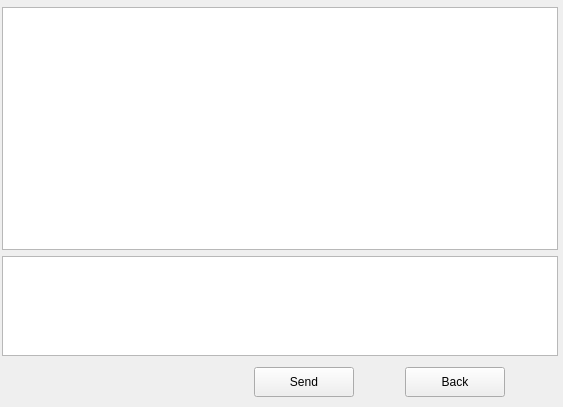
<?xml version="1.0" encoding="UTF-8"?>
<ui version="4.0">
 <class>FormSmsBox</class>
 <widget class="QWidget" name="FormSmsBox">
  <property name="geometry">
   <rect>
    <x>0</x>
    <y>0</y>
    <width>563</width>
    <height>407</height>
   </rect>
  </property>
  <property name="windowTitle">
   <string>Form</string>
  </property>
  <property name="styleSheet">
   <string notr="true">QWidget#FormSmsBox{ 
border-image:url(Skin/centrebgright.png);
}</string>
  </property>
  <layout class="QVBoxLayout" name="verticalLayout_2">
   <property name="leftMargin">
    <number>2</number>
   </property>
   <property name="topMargin">
    <number>7</number>
   </property>
   <property name="rightMargin">
    <number>5</number>
   </property>
   <property name="bottomMargin">
    <number>5</number>
   </property>
   <item>
    <layout class="QVBoxLayout" name="verticalLayout">
     <property name="spacing">
      <number>6</number>
     </property>
     <item>
      <widget class="QTableView" name="tableViewChatSession">
       <property name="midLineWidth">
        <number>0</number>
       </property>
       <property name="autoScrollMargin">
        <number>20</number>
       </property>
       <attribute name="verticalHeaderCascadingSectionResizes">
        <bool>false</bool>
       </attribute>
       <attribute name="verticalHeaderDefaultSectionSize">
        <number>30</number>
       </attribute>
      </widget>
     </item>
     <item>
      <widget class="QTextEdit" name="textEditNewSms">
       <property name="minimumSize">
        <size>
         <width>0</width>
         <height>30</height>
        </size>
       </property>
       <property name="maximumSize">
        <size>
         <width>16777215</width>
         <height>100</height>
        </size>
       </property>
      </widget>
     </item>
     <item>
      <layout class="QHBoxLayout" name="horizontalLayout_3">
       <property name="spacing">
        <number>5</number>
       </property>
       <property name="margin">
        <number>5</number>
       </property>
       <item>
        <widget class="QLabel" name="labelSmsCount">
         <property name="sizePolicy">
          <sizepolicy hsizetype="Fixed" vsizetype="Fixed">
           <horstretch>0</horstretch>
           <verstretch>0</verstretch>
          </sizepolicy>
         </property>
         <property name="minimumSize">
          <size>
           <width>150</width>
           <height>30</height>
          </size>
         </property>
         <property name="sizeIncrement">
          <size>
           <width>150</width>
           <height>30</height>
          </size>
         </property>
         <property name="text">
          <string/>
         </property>
        </widget>
       </item>
       <item>
        <widget class="QPushButton" name="pushButtonSend">
         <property name="sizePolicy">
          <sizepolicy hsizetype="Expanding" vsizetype="Fixed">
           <horstretch>0</horstretch>
           <verstretch>0</verstretch>
          </sizepolicy>
         </property>
         <property name="minimumSize">
          <size>
           <width>60</width>
           <height>30</height>
          </size>
         </property>
         <property name="maximumSize">
          <size>
           <width>100</width>
           <height>30</height>
          </size>
         </property>
         <property name="styleSheet">
          <string notr="true">QPushButton#pushButtonSend{ 
border-image:url(Skin/smallsinglebutton.png);
}QPushButton:hover#pushButtonSend{
	color:white;
}</string>
         </property>
         <property name="text">
          <string>Send</string>
         </property>
        </widget>
       </item>
       <item>
        <widget class="QPushButton" name="pushButtonBack">
         <property name="sizePolicy">
          <sizepolicy hsizetype="Expanding" vsizetype="Fixed">
           <horstretch>0</horstretch>
           <verstretch>0</verstretch>
          </sizepolicy>
         </property>
         <property name="minimumSize">
          <size>
           <width>60</width>
           <height>30</height>
          </size>
         </property>
         <property name="maximumSize">
          <size>
           <width>100</width>
           <height>30</height>
          </size>
         </property>
         <property name="styleSheet">
          <string notr="true">QPushButton#pushButtonBack{ 
border-image:url(Skin/smallsinglebutton.png);
}QPushButton:hover#pushButtonBack{
	color:white;
}</string>
         </property>
         <property name="text">
          <string>Back</string>
         </property>
        </widget>
       </item>
      </layout>
     </item>
    </layout>
   </item>
  </layout>
 </widget>
 <resources/>
 <connections/>
</ui>
